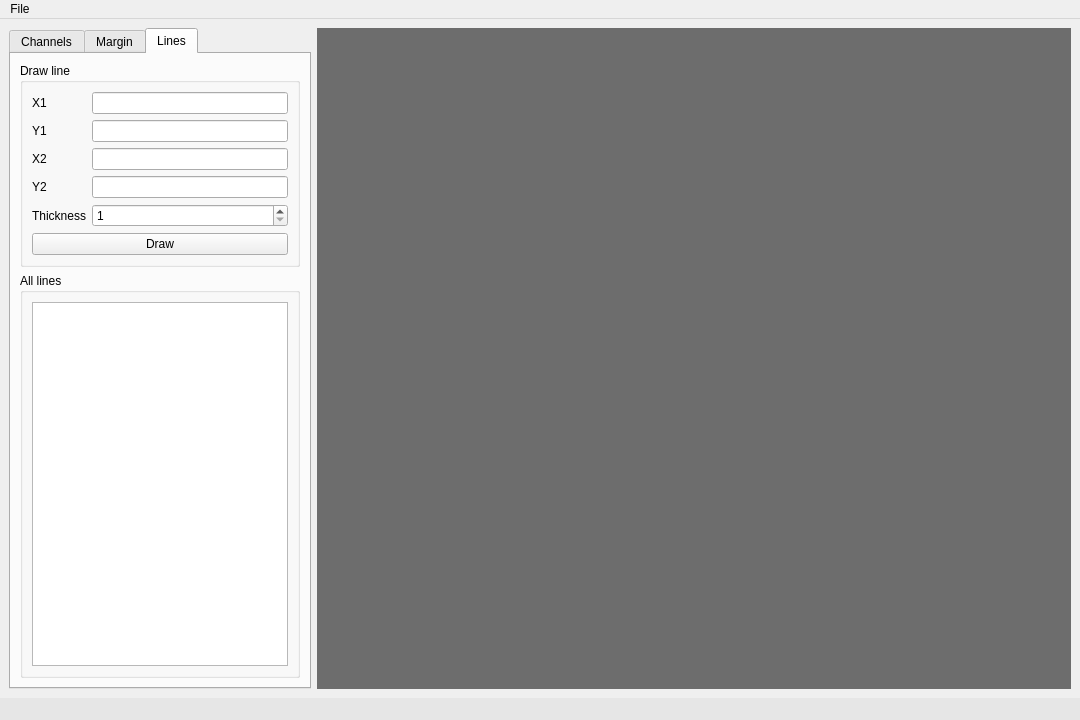
<?xml version="1.0" encoding="UTF-8"?>
<ui version="4.0">
 <class>MainWindow</class>
 <widget class="QMainWindow" name="MainWindow">
  <property name="geometry">
   <rect>
    <x>0</x>
    <y>0</y>
    <width>1080</width>
    <height>720</height>
   </rect>
  </property>
  <property name="windowTitle">
   <string>Image editor</string>
  </property>
  <property name="styleSheet">
   <string notr="true"/>
  </property>
  <widget class="QWidget" name="centralwidget">
   <property name="styleSheet">
    <string notr="true"/>
   </property>
   <layout class="QGridLayout" name="gridLayout">
    <item row="0" column="0">
     <layout class="QFormLayout" name="formLayout">
      <item row="0" column="1">
       <widget class="QLabel" name="image">
        <property name="sizePolicy">
         <sizepolicy hsizetype="Minimum" vsizetype="Preferred">
          <horstretch>0</horstretch>
          <verstretch>0</verstretch>
         </sizepolicy>
        </property>
        <property name="styleSheet">
         <string notr="true">background-color: rgb(109, 109, 109)</string>
        </property>
        <property name="text">
         <string/>
        </property>
        <property name="alignment">
         <set>Qt::AlignCenter</set>
        </property>
        <property name="margin">
         <number>0</number>
        </property>
        <property name="indent">
         <number>-1</number>
        </property>
       </widget>
      </item>
      <item row="0" column="0">
       <widget class="QTabWidget" name="tabWidget">
        <property name="sizePolicy">
         <sizepolicy hsizetype="Minimum" vsizetype="Expanding">
          <horstretch>0</horstretch>
          <verstretch>0</verstretch>
         </sizepolicy>
        </property>
        <property name="currentIndex">
         <number>2</number>
        </property>
        <widget class="QWidget" name="channelsTab">
         <attribute name="title">
          <string>Channels</string>
         </attribute>
         <layout class="QGridLayout" name="gridLayout_4">
          <item row="0" column="0">
           <widget class="QGroupBox" name="groupBox_2">
            <property name="title">
             <string>Select channel</string>
            </property>
            <layout class="QGridLayout" name="gridLayout_5">
             <item row="0" column="0">
              <widget class="QRadioButton" name="originalRB">
               <property name="text">
                <string>Original</string>
               </property>
               <property name="checked">
                <bool>true</bool>
               </property>
              </widget>
             </item>
             <item row="1" column="0">
              <widget class="QRadioButton" name="greyscaleRB">
               <property name="text">
                <string>Greyscale</string>
               </property>
               <property name="checked">
                <bool>false</bool>
               </property>
              </widget>
             </item>
             <item row="2" column="0">
              <widget class="QRadioButton" name="redRB">
               <property name="text">
                <string>Red</string>
               </property>
              </widget>
             </item>
             <item row="3" column="0">
              <widget class="QRadioButton" name="greenRB">
               <property name="text">
                <string>Green</string>
               </property>
              </widget>
             </item>
             <item row="4" column="0" alignment="Qt::AlignTop">
              <widget class="QRadioButton" name="blueRB">
               <property name="sizePolicy">
                <sizepolicy hsizetype="Minimum" vsizetype="Expanding">
                 <horstretch>0</horstretch>
                 <verstretch>0</verstretch>
                </sizepolicy>
               </property>
               <property name="text">
                <string>Blue</string>
               </property>
              </widget>
             </item>
            </layout>
           </widget>
          </item>
         </layout>
        </widget>
        <widget class="QWidget" name="marginTab">
         <attribute name="title">
          <string>Margin</string>
         </attribute>
         <layout class="QGridLayout" name="gridLayout_7">
          <item row="0" column="0">
           <widget class="QGroupBox" name="groupBox_4">
            <property name="title">
             <string>Set margin</string>
            </property>
            <layout class="QFormLayout" name="formLayout_2">
             <item row="0" column="1">
              <widget class="QSpinBox" name="upSB">
               <property name="maximum">
                <number>30</number>
               </property>
              </widget>
             </item>
             <item row="0" column="0">
              <widget class="QLabel" name="label">
               <property name="text">
                <string>Up</string>
               </property>
              </widget>
             </item>
             <item row="1" column="1">
              <widget class="QSpinBox" name="rightSB">
               <property name="sizePolicy">
                <sizepolicy hsizetype="Minimum" vsizetype="Fixed">
                 <horstretch>0</horstretch>
                 <verstretch>0</verstretch>
                </sizepolicy>
               </property>
               <property name="maximum">
                <number>30</number>
               </property>
              </widget>
             </item>
             <item row="1" column="0">
              <widget class="QLabel" name="label_2">
               <property name="text">
                <string>Right</string>
               </property>
              </widget>
             </item>
             <item row="2" column="0">
              <widget class="QLabel" name="label_3">
               <property name="text">
                <string>Bottom</string>
               </property>
              </widget>
             </item>
             <item row="2" column="1">
              <widget class="QSpinBox" name="bottomSB">
               <property name="maximum">
                <number>30</number>
               </property>
              </widget>
             </item>
             <item row="3" column="0">
              <widget class="QLabel" name="label_4">
               <property name="text">
                <string>Left</string>
               </property>
              </widget>
             </item>
             <item row="3" column="1">
              <widget class="QSpinBox" name="leftSB">
               <property name="maximum">
                <number>30</number>
               </property>
              </widget>
             </item>
            </layout>
           </widget>
          </item>
         </layout>
        </widget>
        <widget class="QWidget" name="linesTab">
         <attribute name="title">
          <string>Lines</string>
         </attribute>
         <layout class="QGridLayout" name="gridLayout_2">
          <item row="0" column="0">
           <widget class="QGroupBox" name="groupBox">
            <property name="sizePolicy">
             <sizepolicy hsizetype="Preferred" vsizetype="Maximum">
              <horstretch>0</horstretch>
              <verstretch>0</verstretch>
             </sizepolicy>
            </property>
            <property name="title">
             <string>Draw line</string>
            </property>
            <layout class="QGridLayout" name="gridLayout_3">
             <item row="2" column="0">
              <widget class="QLabel" name="label_6">
               <property name="text">
                <string>Y1</string>
               </property>
              </widget>
             </item>
             <item row="0" column="1">
              <widget class="QLineEdit" name="x1Le"/>
             </item>
             <item row="0" column="0">
              <widget class="QLabel" name="label_5">
               <property name="text">
                <string>X1</string>
               </property>
              </widget>
             </item>
             <item row="3" column="0">
              <widget class="QLabel" name="label_7">
               <property name="text">
                <string>X2</string>
               </property>
              </widget>
             </item>
             <item row="4" column="1">
              <widget class="QLineEdit" name="y2LE"/>
             </item>
             <item row="3" column="1">
              <widget class="QLineEdit" name="x2LE"/>
             </item>
             <item row="5" column="1">
              <widget class="QSpinBox" name="thicknessSB">
               <property name="minimum">
                <number>1</number>
               </property>
               <property name="maximum">
                <number>15</number>
               </property>
              </widget>
             </item>
             <item row="2" column="1">
              <widget class="QLineEdit" name="y1LE"/>
             </item>
             <item row="4" column="0">
              <widget class="QLabel" name="label_8">
               <property name="text">
                <string>Y2</string>
               </property>
              </widget>
             </item>
             <item row="5" column="0">
              <widget class="QLabel" name="label_9">
               <property name="text">
                <string>Thickness</string>
               </property>
              </widget>
             </item>
             <item row="6" column="0" colspan="2">
              <widget class="QPushButton" name="drawBtn">
               <property name="text">
                <string>Draw</string>
               </property>
              </widget>
             </item>
            </layout>
           </widget>
          </item>
          <item row="1" column="0">
           <widget class="QGroupBox" name="groupBox_3">
            <property name="title">
             <string>All lines</string>
            </property>
            <layout class="QGridLayout" name="gridLayout_6">
             <item row="0" column="0">
              <widget class="QListView" name="linesLst"/>
             </item>
            </layout>
           </widget>
          </item>
         </layout>
        </widget>
       </widget>
      </item>
     </layout>
    </item>
   </layout>
  </widget>
  <widget class="QMenuBar" name="menubar">
   <property name="geometry">
    <rect>
     <x>0</x>
     <y>0</y>
     <width>1080</width>
     <height>26</height>
    </rect>
   </property>
   <property name="styleSheet">
    <string notr="true"/>
   </property>
   <widget class="QMenu" name="menuFile">
    <property name="title">
     <string>File</string>
    </property>
    <addaction name="loadImageBtn"/>
    <addaction name="captureImageBtn"/>
    <addaction name="saveImageBtn"/>
    <addaction name="separator"/>
    <addaction name="exitBtn"/>
   </widget>
   <addaction name="menuFile"/>
  </widget>
  <widget class="QStatusBar" name="statusBar">
   <property name="toolTip">
    <string/>
   </property>
   <property name="statusTip">
    <string/>
   </property>
   <property name="styleSheet">
    <string notr="true">background-color: rgb(230, 230, 230)</string>
   </property>
  </widget>
  <action name="loadImageBtn">
   <property name="text">
    <string>Load image</string>
   </property>
  </action>
  <action name="captureImageBtn">
   <property name="text">
    <string>Capture image</string>
   </property>
  </action>
  <action name="actionExit">
   <property name="text">
    <string>Exit</string>
   </property>
  </action>
  <action name="exitBtn">
   <property name="text">
    <string>Exit</string>
   </property>
  </action>
  <action name="saveImageBtn">
   <property name="text">
    <string>Save image</string>
   </property>
  </action>
 </widget>
 <resources/>
 <connections/>
</ui>
